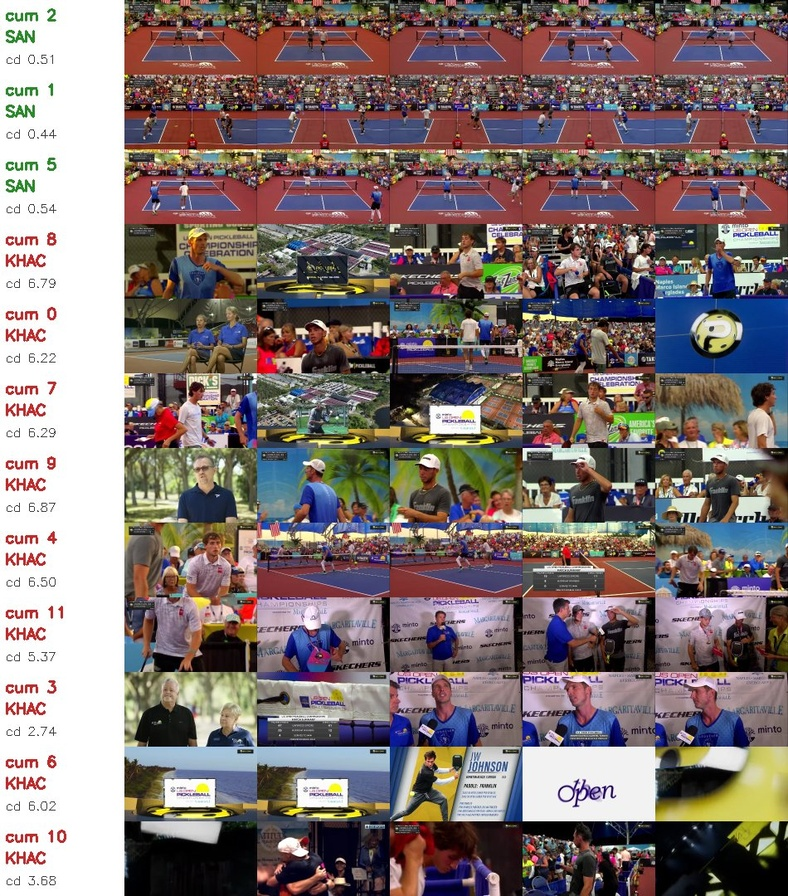
#> input picture bao_cao/img/cum_camera.jpg, 788 x 896 px, shrunk from 950 x 1080 before the run
$ python -i rally_evidence.py   (imports and definitions only)
#> lines starting #> are read from the running program, lines starting #| are printed output that depends on the picture; after the words box and inside, x2 and y2 are one past the last pixel; in counts of white or black regions, pixels touching at a corner belong together
#> further down, picture is the input picture: shape (896, 788, 3); mean B, G, R 115.2, 116.1, 129.2
"""Observable ball candidates and human-confirmed rally events; no inferred paddle contact."""
from pathlib import Path
import json
import subprocess
import cv2
import numpy as np
import pandas as pd
import imageio_ffmpeg

EVENT_TYPES=('serve','paddle_contact','bounce','rally_end','occluded')


# [21 lines left out: function rallies_from_events, not called in this run]


def ball_candidates(frame,previous=None,roi=(0.,0.,1.,1.),hue=(18,48)):
    """Yellow/green ball baseline. Positions refer to the full native-resolution frame."""
#> called with roi = (0, 0, 1, 1), hue = (18, 48)
    h,w=frame.shape[:2]; x1,y1,x2,y2=roi
#> after `h, w = frame.shape[:2]`: h = 896; w = 788
    mask=cv2.inRange(cv2.cvtColor(frame,cv2.COLOR_BGR2HSV),np.array([hue[0],80,90]),np.array([hue[1],255,255]))
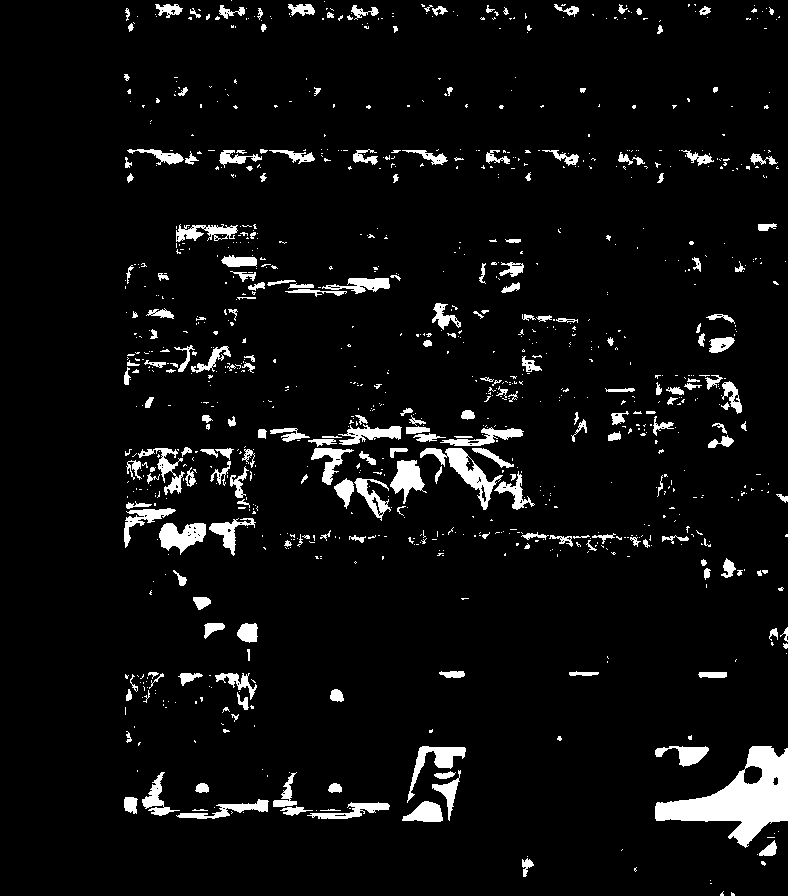
#> mask: shape (896, 788); 5.6% white; 1024 white regions (794 under 20 px), largest, box (x1, y1, x2, y2) and area: (655, 746, 788, 848) 5758, (420, 448, 503, 510) 1271, (159, 523, 206, 555) 920
    spatial=np.zeros((h,w),np.uint8)
    spatial[int(y1*h):int(y2*h),int(x1*w):int(x2*w)]=255
    mask &= spatial
    if previous is not None:
        moving=(cv2.absdiff(cv2.cvtColor(frame,cv2.COLOR_BGR2GRAY),previous)>10).astype(np.uint8)*255
        mask &= cv2.dilate(moving,np.ones((3,3),np.uint8))
    n,labels,stats,centers=cv2.connectedComponentsWithStats(mask)
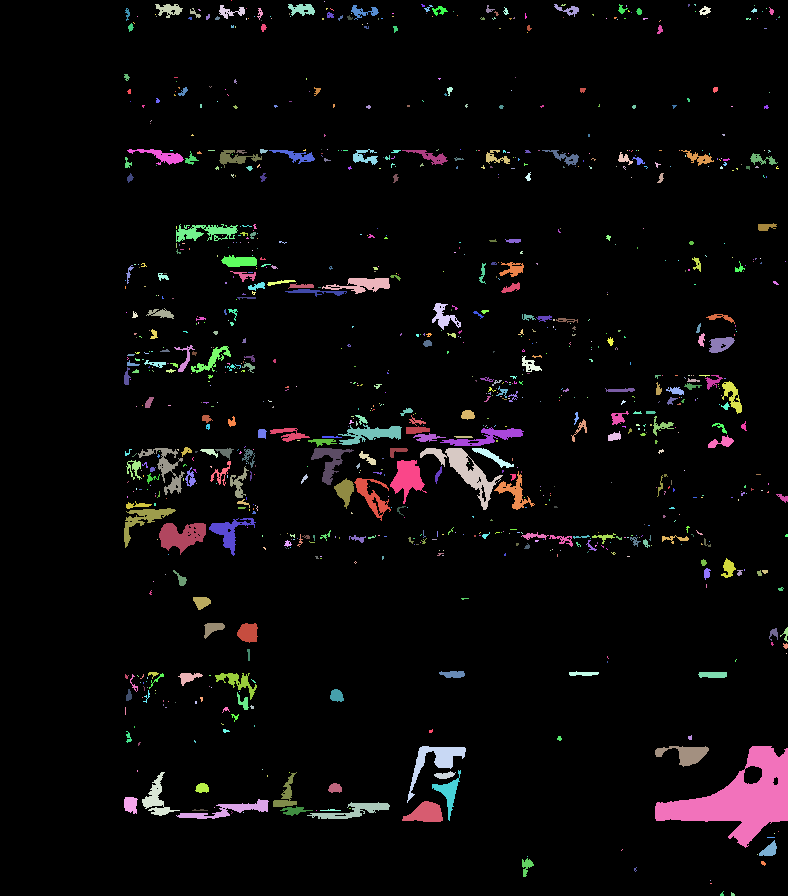
#> labels: shape (896, 788) int32; 1025 distinct labels, from 0 to 1024; one colour per label, 0 black
#> n = 1025; stats = 1025 rows, first 6: [0, 0, 788, 896, 666374], [231, 0, 1, 1, 1], [324, 1, 1, 1, 1], [155, 4, 28, 14, 210], [219, 5, 26, 14, 155], [288, 4, 27, 12, 210]; centers = 1025 pairs, first value 125 to 786.1, second value 0 to 893.9
    found=[]
    for i in range(1,n):
        x,y,bw,bh,area=stats[i]
        if 3<=area<=max(100,h*w*.001) and .35<=bw/max(bh,1)<=2.8 and area/(bw*bh)>.25:
            found.append((float(centers[i,0]),float(centers[i,1]),int(area)))
#> this loop made 1024 passes
#> after the loop, found = 455 items, first 6: (168.7, 9.24, 210), (230.2, 11.38, 155), (301.6, 8.88, 210), (363.1, 11.42, 165), (422.6, 5.12, 8), (427.8, 8, 23)
    return found


# [103 lines left out: functions track_ball, timecode_table, rally_metrics, not called in this run]

>>> import cv2
>>> picture = cv2.imread('bao_cao/img/cum_camera.jpg')
>>> result = ball_candidates(picture)
#> result has the same summary as found in ball_candidates

$ run again, on bao_cao/img/pha_duoc_chon.jpg
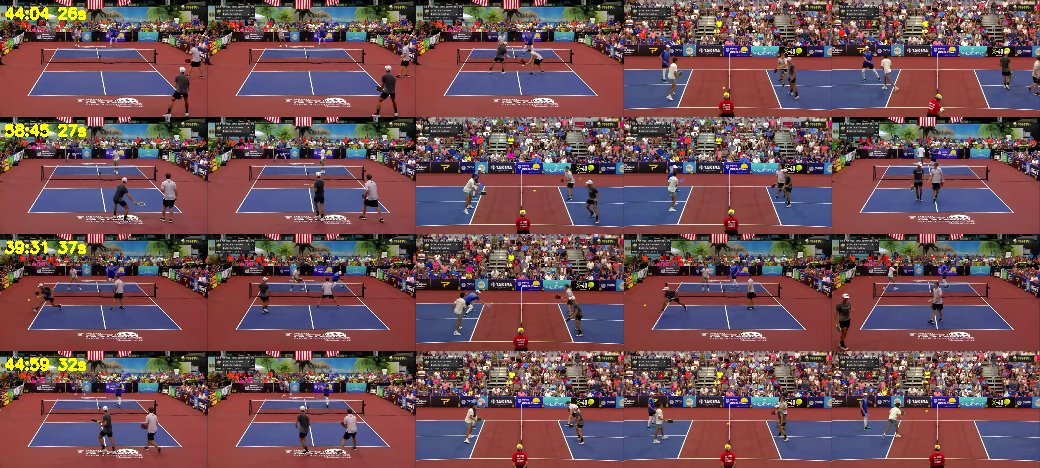
#> input picture bao_cao/img/pha_duoc_chon.jpg, 1040 x 468 px
#> picture is the input picture: shape (468, 1040, 3); mean B, G, R 84.8, 79.9, 112.4
#> in ball_candidates, `mask=cv2.inRange(cv2.cvtColor(frame,cv2.COLOR_BGR2HSV),np.array([hue[0..`:
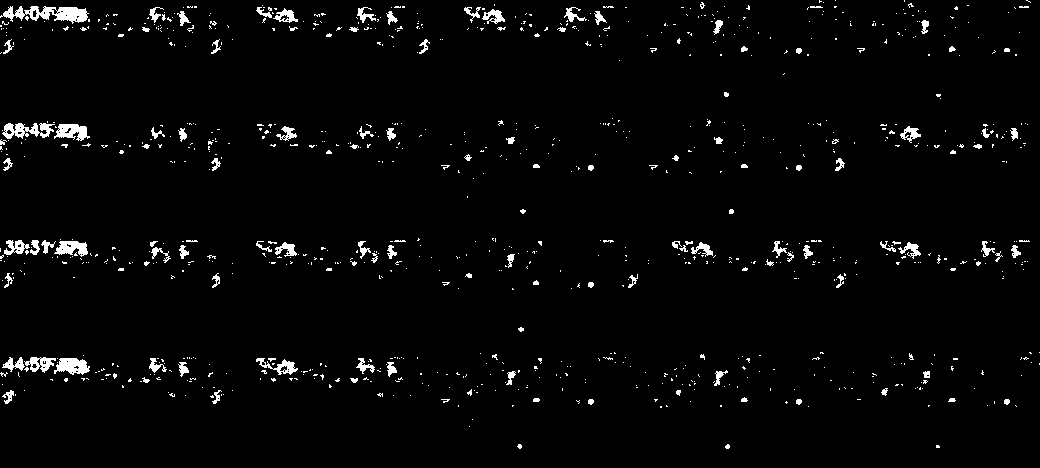
#> mask: shape (468, 1040); 2.6% white; 967 white regions (852 under 20 px), largest, box (x1, y1, x2, y2) and area: (0, 6, 89, 24) 829, (2, 123, 55, 139) 472, (54, 358, 90, 375) 416
#> in ball_candidates, `n,labels,stats,centers=cv2.connectedComponentsWithStats(mask)`:
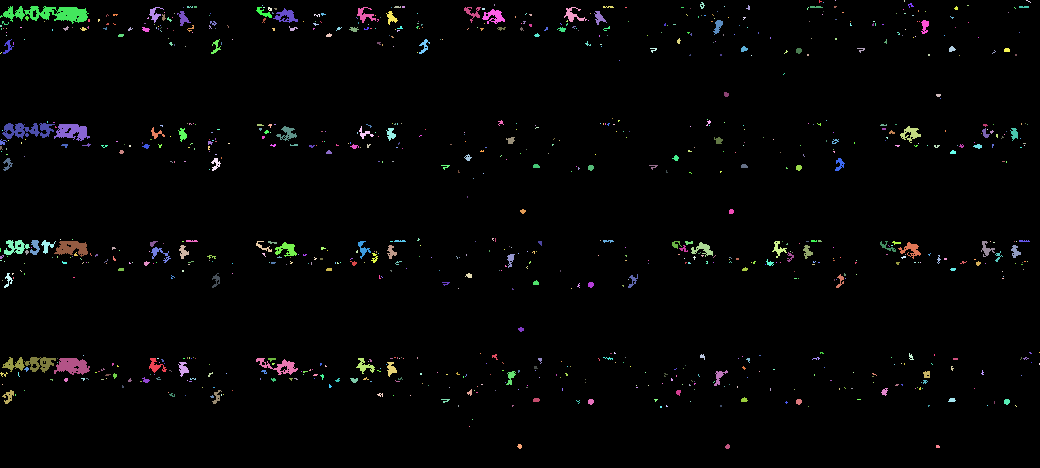
#> labels: shape (468, 1040) int32; 968 distinct labels, from 0 to 967; one colour per label, 0 black
#> n = 968; stats = 968 rows, first 6: [0, 0, 1040, 468, 473991], [819, 0, 3, 3, 5], [835, 0, 1, 1, 1], [904, 0, 1, 2, 2], [1026, 0, 5, 3, 5], [700, 2, 5, 7, 19]; centers = 968 pairs, first value 0 to 1039, second value 0 to 446.2
#> the loop in ball_candidates, `for i in range(1,n):` made 967 passes
#> (x, y, bw, bh, area) on passes 12, 13, 17: (0, 6, 89, 18, 829), (149, 7, 15, 16, 90), (256, 7, 16, 11, 71)
#> after the loop in ball_candidates, `for i in range(1,n):`: found = 410 items, first 6: (819.6, 1, 5), (1028, 0.8, 5), (701.8, 5.05, 19), (910.3, 4.86, 14), (748.1, 7.36, 11), (154.3, 13.72, 90)
#> result has the same summary as found in ball_candidates
